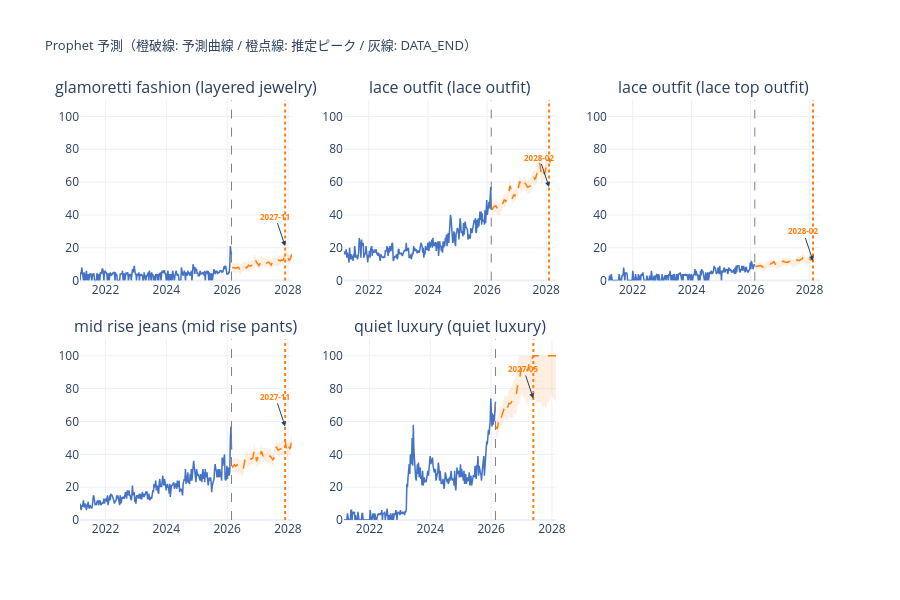

Notebook cell for this chart:
### Code cell
# Prophet 予測曲線可視化
n_plots = len(prophet_results)
cols = 3
rows = (n_plots + cols - 1) // cols
fig_pr = make_subplots(
    rows=rows, cols=cols,
    subplot_titles=[r['label'] for r in prophet_results],
    vertical_spacing=0.14, horizontal_spacing=0.07,
)
for idx, r in enumerate(prophet_results):
    ri, ci = idx // cols + 1, idx % cols + 1
    s  = r['en_series']
    fc = r['prophet_fc']
    future_fc = fc[fc['ds'] > DATA_END]

    fig_pr.add_trace(go.Scatter(
        x=s.index, y=s.values,
        line=dict(color='#4472C4', width=1.5), showlegend=False,
    ), row=ri, col=ci)
    fig_pr.add_trace(go.Scatter(
        x=list(future_fc['ds']) + list(future_fc['ds'][::-1]),
        y=list(future_fc['yhat_upper']) + list(future_fc['yhat_lower'][::-1]),
        fill='toself', fillcolor='rgba(255,127,14,0.12)',
        line=dict(color='rgba(0,0,0,0)'), showlegend=False,
    ), row=ri, col=ci)
    fig_pr.add_trace(go.Scatter(
        x=future_fc['ds'], y=future_fc['yhat'],
        line=dict(color='#FF7F0E', width=1.5, dash='dash'), showlegend=False,
    ), row=ri, col=ci)
    fig_pr.add_vline(x=DATA_END.timestamp()*1000,
        line=dict(color='gray', dash='dash', width=1), row=ri, col=ci)
    fig_pr.add_vline(x=r['en_peak_prophet'].timestamp()*1000,
        line=dict(color='#FF7F0E', dash='dot', width=2), row=ri, col=ci)
    fig_pr.add_annotation(
        x=r['en_peak_prophet'], y=s.max(),
        text=f"<b>{r['en_peak_prophet'].strftime('%Y-%m')}</b>",
        showarrow=True, arrowhead=2, font=dict(size=8, color='#FF7F0E'),
        row=ri, col=ci,
    )

fig_pr.update_layout(
    title=dict(text='Prophet 予測（橙破線: 予測曲線 / 橙点線: 推定ピーク / 灰線: DATA_END）', font=dict(size=13)),
    height=300 * rows, template='plotly_white',
)
fig_pr.update_yaxes(range=[0, 110])
fig_pr.show()
